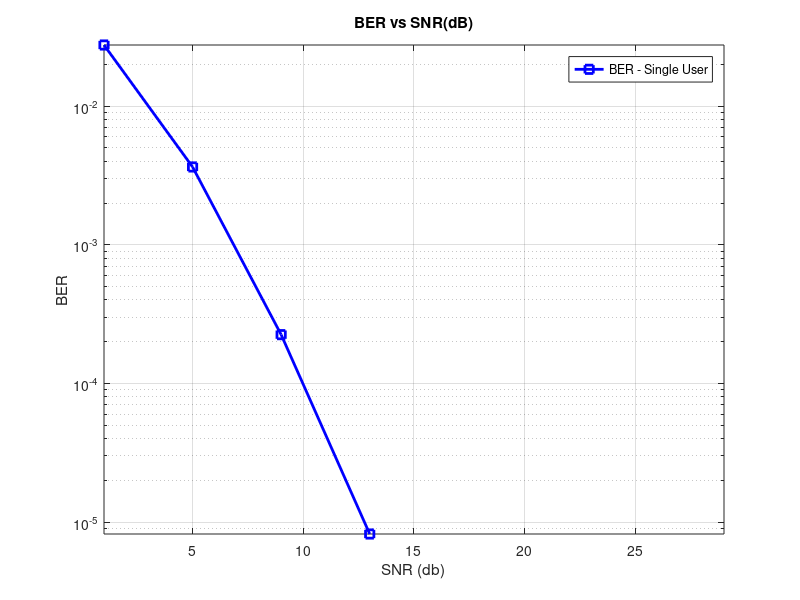

Write MATLAB code to recreate this figure.
close all;
clear all;
rng('shuffle'); 
SNRdB = [1:4:30];
blockLength = 1000;
numBlocks = 10000;
BER = zeros(size(SNRdB));
SNR = zeros(size(SNRdB));
numAnt = 4;
for L = 1:numBlocks
    ChNoise = (randn(1,blockLength) + j*randn(1,blockLength));
bits = randi([0,1],[1,blockLength]);
h = 1/sqrt(2)*(randn(1,numAnt) + j*randn(1,numAnt));
for K = 1:length(SNRdB)
    SNR(K) = 10^(SNRdB(K)/10);
    Txbits = sqrt(SNR(K))*(2*bits-1); %% Fading channel model
    Rxbits = h* (h'/norm(h))*Txbits + ChNoise; 
%11% Beamforming for single user
ProcessedBits = Rxbits;
DecodedBits = ((real(ProcessedBits)) >= 0);
BER(K) = BER(K) + sum(DecodedBits ~= bits);
end
end
BER = BER/(numBlocks*blockLength);
semilogy(SNRdB,BER,'b - s','linewidth',2.0);
axis tight;
grid on;
legend('BER - Single User');
xlabel('SNR (db)');
ylabel('BER');
title('BER vs SNR(dB)');
